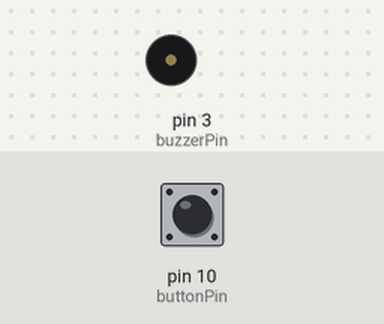
The sketch below on a simulated Arduino Uno, built with avr-gcc and run on an emulated ATmega328P. Parts: buzzer (waves = sounding). The inputs (shaded band) are chosen by the test bench; at power-on: pin 10 (buttonPin) HIGH.

Above: at 1.2 s.
1.3 s: pin 10 (buttonPin) pulled LOW for 0.15 s
At 1.38 s:
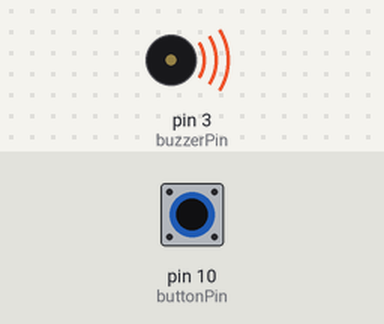
2.9 s: pin 10 (buttonPin) pulled LOW for 3.2 s
At 7.3 s:
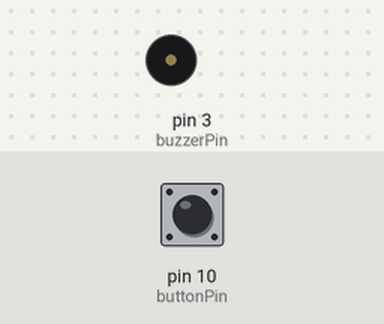
Timing chart, 0 to 8.8 s (numbered marks = the images above; inputs shaded):
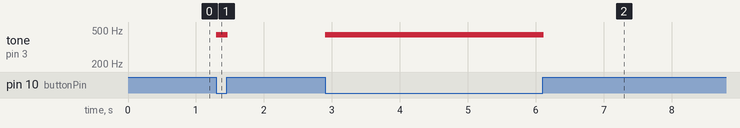

The sketch:

Buzzer-with-button.ino
```cpp
//On what pin the button will be connected
int buttonPin=10;
//On what pin the Buzzer will be connected
int buzzerPin=3;
//Stores the state of the button
bool buttonState;

void setup() {
  //Set what mode the pin will work as (output or input)
  pinMode(buttonPin,INPUT_PULLUP);
  pinMode(buzzerPin,OUTPUT);

}

void loop() {
  //See if the button is pressed or not
  buttonState=!digitalRead(buttonPin);
  //If the button is pressed, play the tone on the buzzer
  if(buttonState)
  {
    tone(buzzerPin,440,20);
  }
}
```

Measured:
- after the input at 1.3 s, tone on pin 3 (buzzerPin): silent → 440 Hz at once, → silent 0.17 s later
- after the input at 2.9 s, tone on pin 3 (buzzerPin): silent → 440 Hz at once, → silent 3.2 s later
